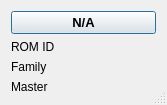
<?xml version="1.0" encoding="UTF-8"?>
<ui version="4.0">
 <class>ds1820ui</class>
 <widget class="QDialog" name="ds1820ui">
  <property name="windowModality">
   <enum>Qt::NonModal</enum>
  </property>
  <property name="geometry">
   <rect>
    <x>0</x>
    <y>0</y>
    <width>167</width>
    <height>105</height>
   </rect>
  </property>
  <property name="focusPolicy">
   <enum>Qt::StrongFocus</enum>
  </property>
  <property name="windowTitle">
   <string>DS1820</string>
  </property>
  <property name="windowIcon">
   <iconset resource="../onewire.qrc">
    <normaloff>:/images/images/kfm_home.png</normaloff>:/images/images/kfm_home.png</iconset>
  </property>
  <property name="autoFillBackground">
   <bool>true</bool>
  </property>
  <property name="sizeGripEnabled">
   <bool>true</bool>
  </property>
  <property name="modal">
   <bool>false</bool>
  </property>
  <layout class="QGridLayout" name="gridLayout">
   <item row="0" column="0" colspan="2">
    <widget class="QPushButton" name="valueui">
     <property name="font">
      <font>
       <pointsize>10</pointsize>
       <weight>75</weight>
       <bold>true</bold>
      </font>
     </property>
     <property name="autoFillBackground">
      <bool>false</bool>
     </property>
     <property name="text">
      <string>N/A</string>
     </property>
    </widget>
   </item>
   <item row="1" column="0">
    <widget class="QLabel" name="labelromid">
     <property name="sizePolicy">
      <sizepolicy hsizetype="Preferred" vsizetype="Preferred">
       <horstretch>1</horstretch>
       <verstretch>0</verstretch>
      </sizepolicy>
     </property>
     <property name="text">
      <string>ROM ID</string>
     </property>
    </widget>
   </item>
   <item row="1" column="1" rowspan="3">
    <widget class="QLabel" name="traffic">
     <property name="text">
      <string/>
     </property>
     <property name="pixmap">
      <pixmap resource="../onewire.qrc">:/images/images/redcross.png</pixmap>
     </property>
    </widget>
   </item>
   <item row="2" column="0">
    <widget class="QLabel" name="labelfamily">
     <property name="sizePolicy">
      <sizepolicy hsizetype="Preferred" vsizetype="Preferred">
       <horstretch>1</horstretch>
       <verstretch>0</verstretch>
      </sizepolicy>
     </property>
     <property name="text">
      <string>Family</string>
     </property>
    </widget>
   </item>
   <item row="3" column="0">
    <widget class="QLabel" name="labelmaster">
     <property name="sizePolicy">
      <sizepolicy hsizetype="Preferred" vsizetype="Preferred">
       <horstretch>1</horstretch>
       <verstretch>0</verstretch>
      </sizepolicy>
     </property>
     <property name="text">
      <string>Master</string>
     </property>
    </widget>
   </item>
  </layout>
 </widget>
 <resources>
  <include location="../onewire.qrc"/>
  <include location="../onewire.qrc"/>
 </resources>
 <connections/>
</ui>
